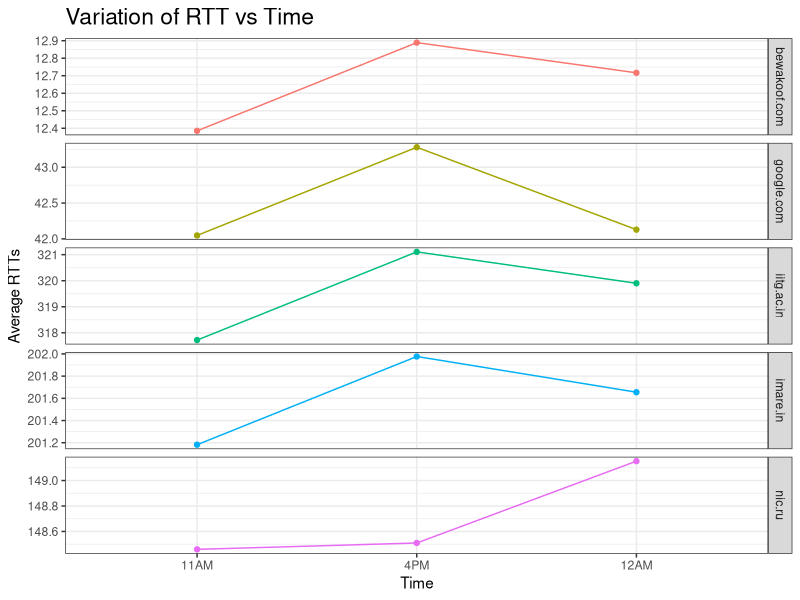

This figure's R source:
library(plyr)
library(dplyr)
library(magrittr)
library(ggplot2)

allhost.o1 <- read.csv("Data/allhost_20times_64bytes1.csv")
allhost.o2 <- read.csv("Data/allhost_20times_64bytes2.csv")
allhost.o3 <- read.csv("Data/allhost_20times_64bytes3.csv")

allhost.o1summary <-  allhost.o1 %>%
  select(host_name, avg, loss_percent) %>%
  group_by(host_name) %>%
  summarise(avg_summary = mean(avg), loss_percent2 = mean(loss_percent))

allhost.o2summary <-  allhost.o2 %>%
  select(host_name, avg, loss_percent) %>%
  group_by(host_name) %>%
  summarise(avg_summary = mean(avg), loss_percent2 = mean(loss_percent))

allhost.o3summary <-  allhost.o3 %>%
  select(host_name, avg, loss_percent) %>%
  group_by(host_name) %>%
  summarise(avg_summary = mean(avg), loss_percent2 = mean(loss_percent))

allhost.o1summary$time <- 1
allhost.o2summary$time <- 2
allhost.o3summary$time <- 3

allhost.summary <- rbind(
  allhost.o1summary, allhost.o2summary, allhost.o3summary
)

plot_allhost <- ggplot(
    allhost.summary %>% select(-loss_percent2),
    aes(x = time, y = avg_summary, group = host_name, color = host_name)
  ) +
  geom_point() +
  geom_line() +
  facet_grid(host_name ~ ., scales = "free") +
  theme_bw() +
  scale_x_discrete(
    limits = unique(allhost.summary$time),
    labels = c("11AM", "4PM", "12AM")
    ) +
  labs(x = "Time", y = "Average RTTs", title = "Variation of RTT vs Time") +
  theme(plot.title = element_text(size = rel(1.5)), legend.position = "none")
